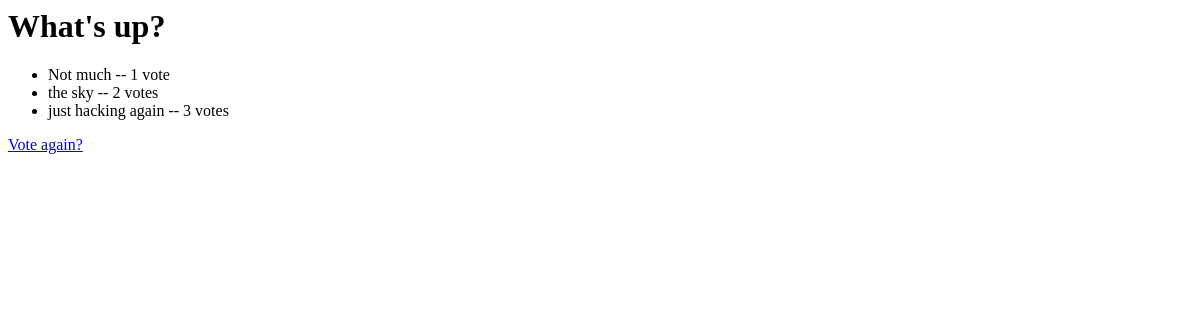
/polls/1/results/, run on an earlier commit of the app's database.
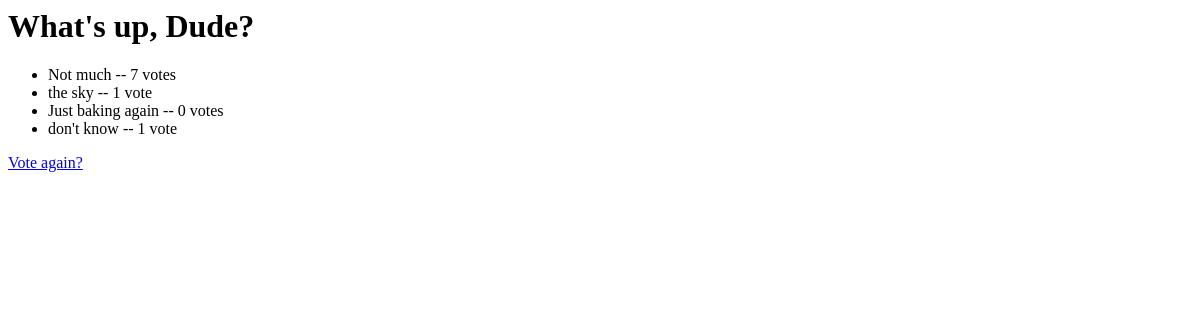
And on a later commit of the database.
### polls/models.py (models this page shows, shortened)
class Question(models.Model):
    question_text= models.CharField(max_length=200)
    pub_date= models.DateTimeField('date published')

class Choice(models.Model):
    question=models.ForeignKey(Question,on_delete=models.CASCADE)
    choice_text=models.CharField(max_length=200)
    votes =models.IntegerField(default=0)

### polls/views.py (the view)
# urls.py: path('<int:pk>/results/', views.ResultsView.as_view(), name='results'),
class ResultsView(generic.DetailView):
    model = Question
    template_name = 'polls/results.html'

### polls/templates/polls/results.html
<h1>{{ question.question_text }}</h1>
<ul>
{% for choice in question.choice_set.all %}
    <li>{{ choice.choice_text }} -- {{ choice.votes }} vote{{ choice.votes|pluralize }}</li>
{% endfor %}
</ul>
<a href="{% url 'polls:detail' question.id %}">Vote again?</a>

What changed in the data, as far as the page shows it:
changed Question: question_text "What's up?" → "What's up, Dude?"
changed Choice "Not much": votes "1" → "7"
changed Choice "the sky": votes "2" → "1"
changed Choice: choice_text "just hacking again" → "Just baking again"; votes "3" → "0"
now on this page (row edited): Choice: choice_text "don't know", votes "1"
